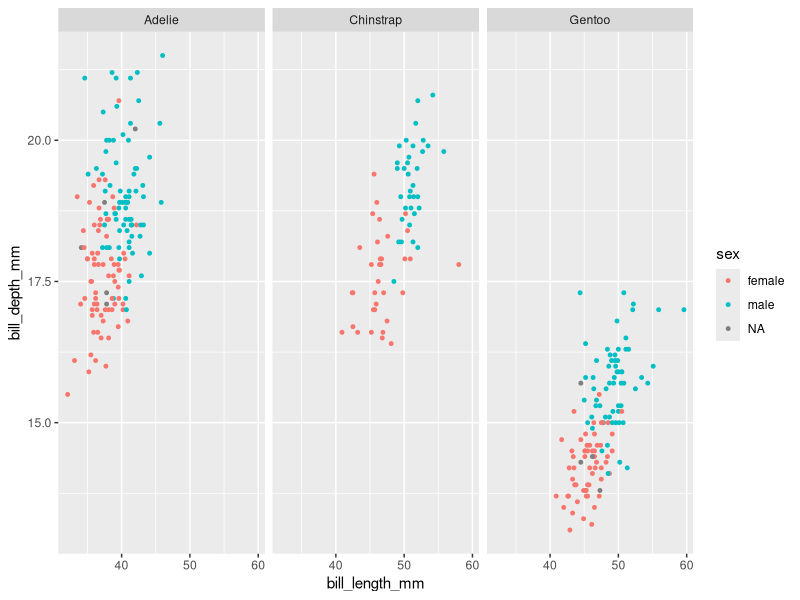
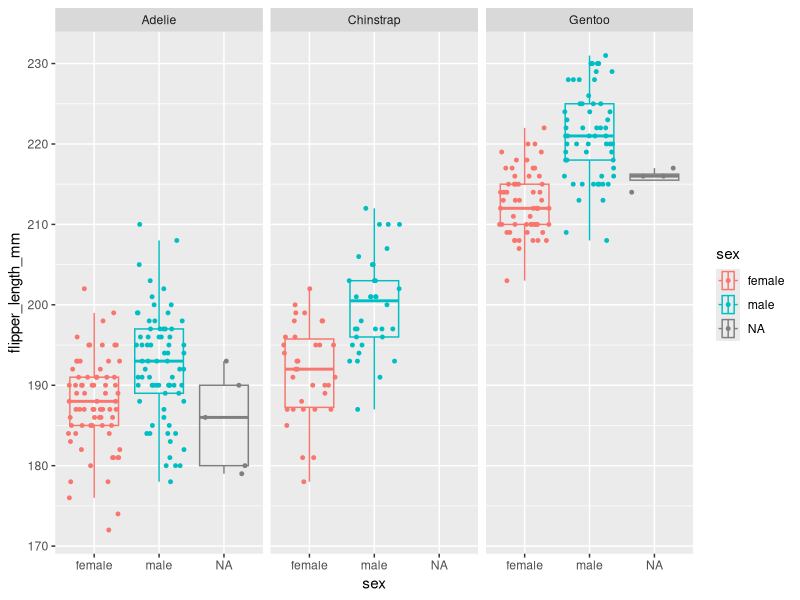

The R source for these figures, in order:
## ---- chunk 1
knitr::opts_chunk$set(echo = TRUE)
library(palmerpenguins)
library(tidyverse)
## ---- chunk 2
ggplot(data = penguins, mapping = aes(x = bill_length_mm, y=bill_depth_mm, color=sex)) +
  geom_point(size=1) +
  facet_wrap(~species)
## ---- chunk 3
 ggplot(data = penguins, mapping = aes(x=flipper_length_mm, y=sex, color=sex)) +
  geom_boxplot(outlier.alpha = 0, alpha=0) +
  geom_jitter(width = 0, size=1) +
  coord_flip() +
  facet_wrap(~species)
